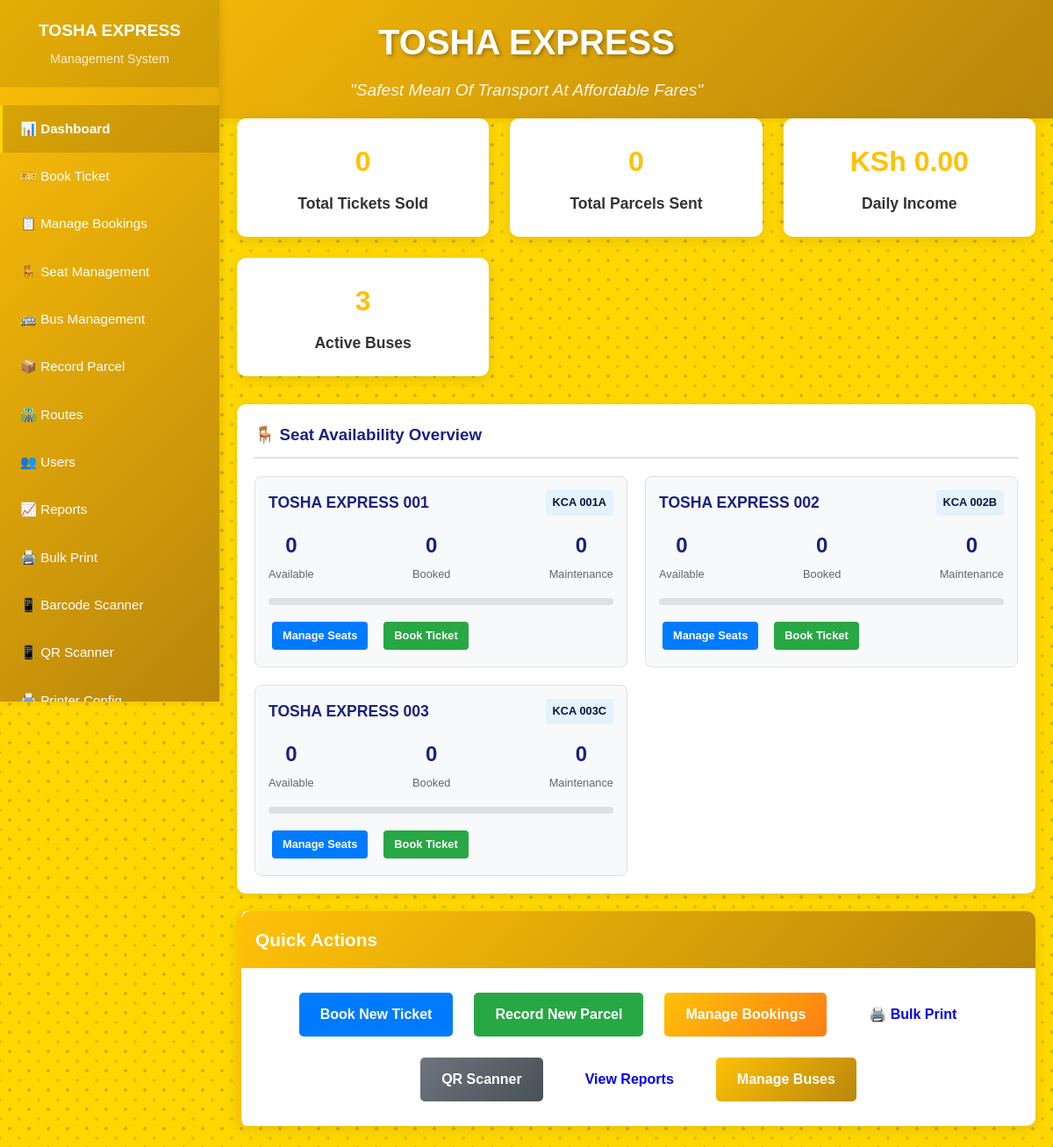
The app's page /dashboard.php (signed in) with its own data.
### tables this page shows
CREATE TABLE buses (
    id INT AUTO_INCREMENT PRIMARY KEY,
    bus_name VARCHAR(100) NOT NULL,
    plate_no VARCHAR(20) UNIQUE NOT NULL,
    color VARCHAR(50) NOT NULL,
    capacity INT DEFAULT 60,
    driver_name VARCHAR(100) NOT NULL,
    status ENUM('active', 'inactive') DEFAULT 'active',
    created_at TIMESTAMP DEFAULT CURRENT_TIMESTAMP
);

### seat_availability_widget.php (the view, shortened to what this page needs)
<?php
$database = new Database();
$db = $database->getConnection();
$query = "SELECT
            b.*,
            COUNT(s.id) as total_seats,
            SUM(CASE WHEN s.status = 'available' THEN 1 ELSE 0 END) as available_seats,
            SUM(CASE WHEN s.status = 'booked' THEN 1 ELSE 0 END) as booked_seats,
            SUM(CASE WHEN s.status = 'maintenance' THEN 1 ELSE 0 END) as maintenance_seats
          FROM buses b
          LEFT JOIN seats s ON b.id = s.bus_id
          WHERE b.status = 'active'
          GROUP BY b.id
          ORDER BY b.bus_name";
$stmt = $db->prepare($query);
$stmt->execute();
$buses = $stmt->fetchAll(PDO::FETCH_ASSOC);
?>
<div class="seat-availability-widget">
    <h3>🪑 Seat Availability Overview</h3>
    <div class="buses-grid">
        <?php foreach ($buses as $bus): ?>
        <div class="bus-availability-card">
            <div class="bus-header">
                <h4><?php echo htmlspecialchars($bus['bus_name']); ?></h4>
                <span class="bus-plate"><?php echo htmlspecialchars($bus['plate_no']); ?></span>
            </div>
            <div class="seat-stats">
                <div class="stat-item">
                    <span class="stat-number"><?php echo $bus['available_seats']; ?></span>
                    <span class="stat-label">Available</span>
                </div>
                <div class="stat-item">
                    <span class="stat-number"><?php echo $bus['booked_seats']; ?></span>
                    <span class="stat-label">Booked</span>
                </div>
                <div class="stat-item">
                    <span class="stat-number"><?php echo $bus['maintenance_seats']; ?></span>
                    <span class="stat-label">Maintenance</span>
                </div>
            </div>
            <div class="availability-bar">
            </div>
            <div class="bus-actions">
                <a href="seat_management.php?bus_id=<?php echo $bus['id']; ?>" class="btn btn-sm btn-primary">Manage Seats</a>
                <a href="ticket_booking.php?bus_id=<?php echo $bus['id']; ?>" class="btn btn-sm btn-success">Book Ticket</a>
            </div>
        </div>
        <?php endforeach; ?>
    </div>
</div>

### assets/css/style.css (style rules this page uses)
:root { --primary-yellow: #FFD700; --primary-red: #FFC107; --primary-blue: #FFC107; --dark-red: #B8860B; --dark-blue: #B8860B; --light-gray: #F5F5F5; --dark-gray: #333333; --white: #FFFFFF; --black: #000000; }
* { margin: 0; padding: 0; box-sizing: border-box; }
body { font-family: 'Arial', sans-serif; background-color: var(--primary-yellow); background-image: radial-gradient(rgba(13, 20, 66, 0.20) 2px, transparent 2px), radial-gradient(rgba(13, 20, 66, 0.12) 2px, transparent 2px); background-position: 0 0, 11px 11px; background-size: 22px 22px; color: var(--dark-gray); line-height: 1.6; }
body { font-family: 'Arial', sans-serif; background-color: var(--primary-yellow); background-image: radial-gradient(rgba(13, 20, 66, 0.20) 2px, transparent 2px), radial-gradient(rgba(13, 20, 66, 0.12) 2px, transparent 2px); background-position: 0 0, 11px 11px; background-size: 22px 22px; color: var(--dark-gray); line-height: 1.6; margin-left: 250px; }
.btn { display: inline-block; padding: 0.75rem 1.5rem; border: none; border-radius: 5px; font-size: 1rem; font-weight: bold; text-decoration: none; text-align: center; cursor: pointer; transition: all 0.3s ease; margin: 0.25rem; }
.btn-primary { background: linear-gradient(135deg, var(--primary-blue), var(--dark-blue)); color: var(--white); }
.btn-success { background: linear-gradient(135deg, #28a745, #20c997); color: var(--white); }
.btn-sm { padding: 0.375rem 0.75rem; font-size: 0.875rem; border-radius: 0.25rem; }

### seat_availability_widget.php (style rules this page uses)
.seat-availability-widget { background: white; border-radius: 10px; padding: 20px; margin: 20px 0; box-shadow: 0 2px 10px rgba(0,0,0,0.1); }
.seat-availability-widget h3 { margin: 0 0 20px 0; color: #1a237e; border-bottom: 2px solid #e0e0e0; padding-bottom: 10px; }
.buses-grid { display: grid; grid-template-columns: repeat(auto-fit, minmax(300px, 1fr)); gap: 20px; }
.bus-availability-card { border: 1px solid #e0e0e0; border-radius: 8px; padding: 15px; background: #f8f9fa; transition: all 0.3s ease; }
.bus-header { display: flex; justify-content: space-between; align-items: center; margin-bottom: 15px; }
.bus-header h4 { margin: 0; color: #1a237e; font-size: 1.1rem; }
.bus-plate { background: #e3f2fd; color: #0d1442; padding: 4px 8px; border-radius: 4px; font-size: 0.8rem; font-weight: bold; }
.seat-stats { display: flex; justify-content: space-between; margin-bottom: 15px; }
.stat-item { text-align: center; }
.stat-number { display: block; font-size: 1.5rem; font-weight: bold; color: #1a237e; }
.stat-label { font-size: 0.8rem; color: #666; }
.availability-bar { height: 8px; background: #e0e0e0; border-radius: 4px; overflow: hidden; margin-bottom: 15px; display: flex; }
.bus-actions { display: flex; gap: 10px; }
.btn-sm { padding: 6px 12px; font-size: 0.8rem; border-radius: 4px; text-decoration: none; font-weight: bold; transition: all 0.3s ease; }
.btn-primary { background: #007bff; color: white; }
.btn-success { background: #28a745; color: white; }

### records on screen
buses: bus_name "TOSHA EXPRESS 001", plate_no "KCA 001A", available_seats "0", booked_seats "0", maintenance_seats "0"
buses: bus_name "TOSHA EXPRESS 002", plate_no "KCA 002B", available_seats "0", booked_seats "0", maintenance_seats "0"
buses: bus_name "TOSHA EXPRESS 003", plate_no "KCA 003C", available_seats "0", booked_seats "0", maintenance_seats "0"

### other values on screen
$stats['total_tickets'] "0"
$stats['total_parcels'] "0"
$stats['daily_income'] "0.00"
$stats['active_buses'] "3"
